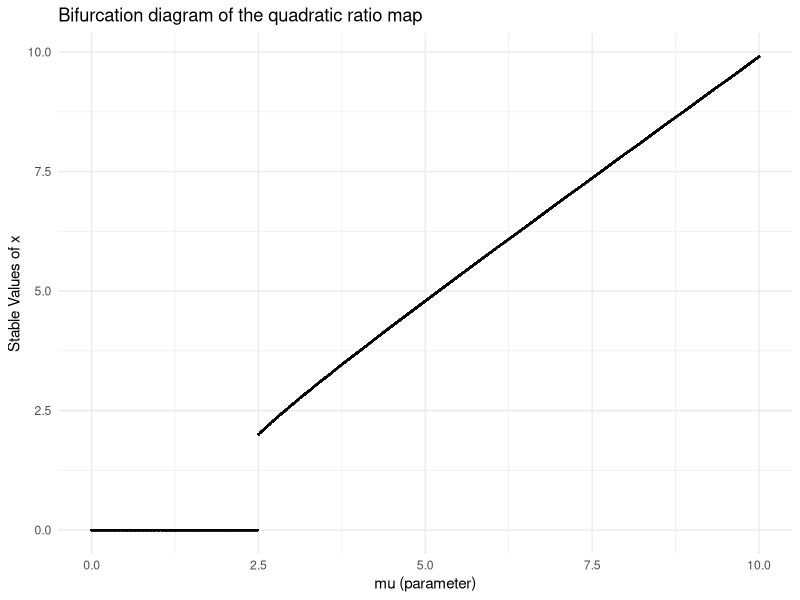

The R source for this figure:

# Load necessary libraries
library(tidyverse)

# Define the quadratic_ratio map function
quadratic_ratio_map <- function(x, mu) {
  return(mu * x^2 / (1 + x^2))
}

# Generate bifurcation data
generate_bifurcation <- function(mu_min, mu_max, mu_steps, x0 = 0.5, n_iter = 1000, n_keep = 300) {
  mu_values <- seq(mu_min, mu_max, length.out = mu_steps)
  bifurcation_data <- data.frame()
  
  for (mu in mu_values) {
    x <- numeric(n_iter)
    x[1] <- x0  # Initial condition
    
    # Iterate the quadratic_ratio equation
    for (i in 2:n_iter) {
      x[i] <- quadratic_ratio_map(x[i - 1], mu)
    }
    
    # Store only the last 'n_keep' points (to remove transients)
    temp_df <- data.frame(mu = rep(mu, n_keep), x = tail(x, n_keep))
    bifurcation_data <- rbind(bifurcation_data, temp_df)
  }
  
  return(bifurcation_data)
}

# Generate the bifurcation data
bif_data <- generate_bifurcation(mu_min = 0, mu_max = 10, mu_steps = 500)


png("Figures_videos/Assignment_sheet_1/bifurcation_quadratic_ratio_map.png",
    width = 500*4, # The width of the plot in inches
    height = 520*4, res=300)

# Plot the bifurcation diagram
ggplot(bif_data, aes(x = mu, y = x)) +
  geom_point(color = "black", alpha = 0.2, size = 0.1) +
  labs(title = "Bifurcation diagram of the quadratic ratio map",
       x = "mu (parameter)",
       y = "Stable Values of x") +
  theme_minimal()

dev.off()
